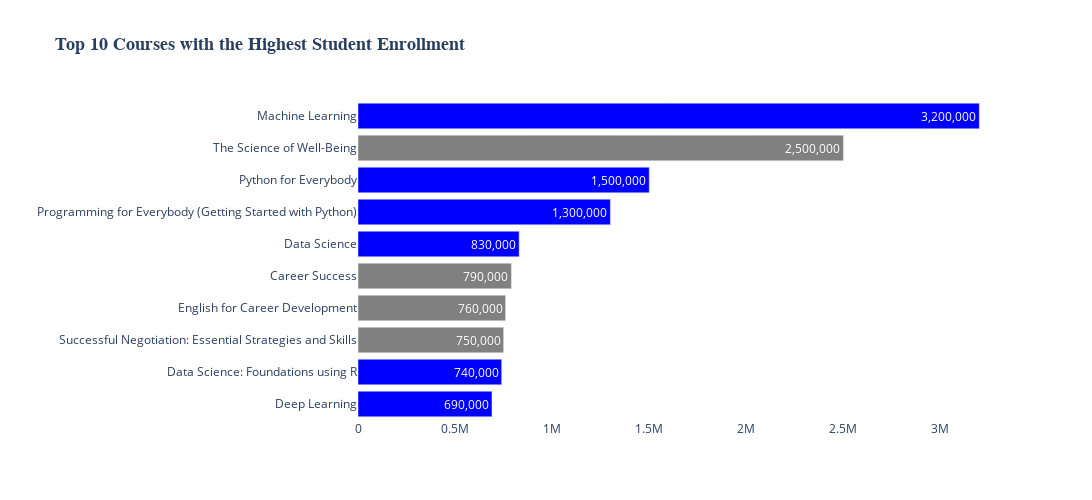

Source (notebook cell):
### Markdown cell above
Below is a list of the top 10 courses with the highest student enrollment, all of which are considered outliers. **The most popular course, "Machine Learning," has 3.2 million students enrolled. In second place is "The Science of Well-Being," with 2.5 million students, followed by "Python for Everybody" with 1.5 million students.**

**Six out of these top 10 courses, highlighted in blue, are related to the IT sector, covering topics in AI and programming.** The remaining courses, shown in grey, cover various topics such as well-being, English language skills, and career development.

It is important to note that there is a limitation to this analysis: it is unclear when each course started or how long they have been available, thus it can have an effect on this comparison. Therefore, based on this Coursera data, we can only conclude that a significant portion of popular topics are related to the IT sector.

### Code cell
top_10_courses = coursera_data.sort_values(
    by="course_students_enrolled", ascending=False
).head(10)

colors = [
    "blue" if i in [0, 2, 3, 4, 8, 9] else "grey" for i in range(len(top_10_courses))
]

top_10_courses["color"] = colors

fig_top_courses = px.bar(
    top_10_courses,
    x="course_students_enrolled",
    y="course_title",
    title="Top 10 Courses with the Highest Student Enrollment",
    text="course_students_enrolled",
    orientation="h",
    color="color",
    color_discrete_map={"blue": "blue", "grey": "grey"},
)

fig_top_courses.update_traces(
    texttemplate="%{text:,}", textposition="inside", textfont_color="white"
)

fig_top_courses.update_layout(
    width=1100,
    height=500,
    plot_bgcolor="white",
    showlegend=False,
    xaxis=dict(showgrid=False, title=""),
    yaxis=dict(showgrid=False, title="", categoryorder="total ascending"),
    title_font=dict(size=18, family="Arial", weight="bold"),
)

fig_top_courses.show()

### Figure 1 — Plotly figure (JSON) as saved in the notebook; plotly's stock layout.template omitted (floating-point values rounded to 4 significant figures)
{"data": [{"alignmentgroup": "True", "hovertemplate": "color=blue<br>course_students_enrolled=%{text}<br>course_title=%{y}<extra></extra>", "legendgroup": "blue", "marker": {"color": "blue", "pattern": {"shape": ""}}, "name": "blue", "offsetgroup": "blue", "orientation": "h", "showlegend": true, "text": [3200000, 1500000, 1300000, 830000, 740000, 690000], "textfont": {"color": "white"}, "textposition": "inside", "texttemplate": "%{text:,}", "type": "bar", "x": [3200000, 1500000, 1300000, 830000, 740000, 690000], "xaxis": "x", "y": ["Machine Learning", "Python for Everybody", "Programming for Everybody (Getting Started with Python)", "Data Science", "Data Science: Foundations using R", "Deep Learning"], "yaxis": "y"}, {"alignmentgroup": "True", "hovertemplate": "color=grey<br>course_students_enrolled=%{text}<br>course_title=%{y}<extra></extra>", "legendgroup": "grey", "marker": {"color": "grey", "pattern": {"shape": ""}}, "name": "grey", "offsetgroup": "grey", "orientation": "h", "showlegend": true, "text": [2500000, 790000, 760000, 750000], "textfont": {"color": "white"}, "textposition": "inside", "texttemplate": "%{text:,}", "type": "bar", "x": [2500000, 790000, 760000, 750000], "xaxis": "x", "y": ["The Science of Well-Being", "Career Success", "English for Career Development", "Successful Negotiation: Essential Strategies and Skills"], "yaxis": "y"}], "layout": {"barmode": "relative", "height": 500, "legend": {"title": {"text": "color"}, "tracegroupgap": 0}, "plot_bgcolor": "white", "showlegend": false, "title": {"font": {"family": "Arial", "size": 18, "weight": "bold"}, "text": "Top 10 Courses with the Highest Student Enrollment"}, "width": 1100, "xaxis": {"anchor": "y", "domain": [0, 1], "showgrid": false, "title": {"text": ""}}, "yaxis": {"anchor": "x", "categoryorder": "total ascending", "domain": [0, 1], "showgrid": false, "title": {"text": ""}}}}
